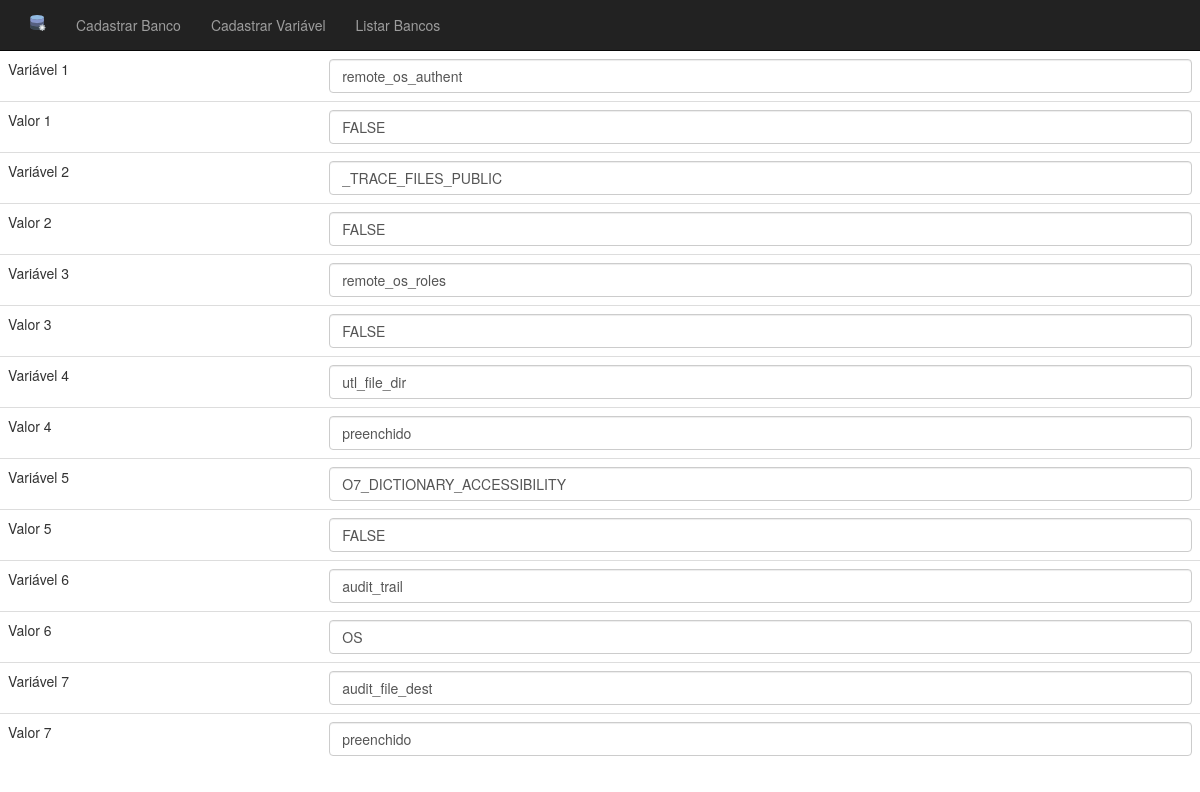
The app's page /view/alterar-banco.php?id=6 with its own data.
### tables this page shows
CREATE TABLE `vref` (
  `idVref` int(11) NOT NULL,
  `idBanco` int(11) NOT NULL,
  `nome` varchar(255) DEFAULT NULL,
  `valor` varchar(255) DEFAULT NULL
);

### Conexao/conexao.php (called while the page is built)
<?php
class Conexao{
	public static function getConexao(){
	$pdo = new \PDO('mysql:host=localhost;dbname=tcc','root','');
		$pdo->setAttribute(\PDO::ATTR_ERRMODE, \PDO::ERRMODE_EXCEPTION);
		return $pdo;
	}
}

### DAO/variavelDAO.php (called while the page is built, shortened)
<?php
class variavelDAO{
	private $conexao;
	function __construct($conexao){
		$this->conexao = $conexao;
	}
	function buscaVar($id){
		$query = "SELECT * FROM vref WHERE vref.idBanco = :id;";
		$stm = $this->conexao->prepare($query);
		$stm->bindValue(":id", $id);
		$stm->execute();
		$variaveis = array();
		while ($variavel = $stm->fetchall(PDO::FETCH_CLASS,'Variavel')) {
			array_push($variaveis, $variavel);
		}
		return $variaveis;
	}
}

### Classes/Variavel.php (called while the page is built, shortened)
<?php
class Variavel{
	private $nome;
	private $valor;
	public function getNome(){
		return $this->nome;
	}
	public function getValor(){
		return $this->valor;
	}
}

### view/alterar-banco.php (the view, shortened to what this page needs)
<?php
require_once("cabecalho.php");
require_once("../Conexao/conexao.php");
require_once("../DAO/variavelDAO.php");
$con = new Conexao();
$variavelDAO = new variavelDAO($con->getConexao());
$id = $_GET['id'];
$variaveis = $variavelDAO->buscaVar($id);
?>
    <table class="table">
    <form>
    <?php
    foreach($variaveis as $variavel) :
            for ($i=0; $i < count($variavel); $i++) :
    ?>
        <tr>
                   <td>Variável <?=$i+1?></td>
                       <td>
                           <input class="form-control" type="text" name="nome" value="<?=$variavel[$i]->getNome()?>">
                       </td>
                </tr>
                <tr>
                    <td>Valor <?=$i+1?></td>
                    <td>
                        <input class="form-control" type="text" name="valor" value="<?=$variavel[$i]->getValor()?>">
                    </td>
                </tr>
                <?php
                	endfor;
            endforeach;
                ?>
                </form>
    </table>
<?php
require_once("rodape.php");
?>

### view/cabecalho.php (shortened to what this page needs)
<!DOCTYPE html>
<html lang="br">
<head>
    <link rel="stylesheet" href="../bootstrap-3.3.7-dist/css/normalize.css">
    <link rel="stylesheet" href="../bootstrap-3.3.7-dist/css/bootstrap.min.css">
    <link rel="stylesheet" href="../bootstrap-3.3.7-dist/css/ajustes.css">
</head>
<body>
    <div class="navbar navbar-inverse navbar-fixed-top">
		<div class="container">
			<div class="navbar-header">
				<a class="navbar-brand" href="#"><img src="../img/database.png"></a>
			</div>
			<div>
				<ul class="nav navbar-nav">
					<li><a href="../view/cadastro_banco.php">Cadastrar Banco</a></li>
					<li><a href="../view/cadastro_var.php">Cadastrar Variável</a></li>
					<li><a href="../view/lista_banco.php">Listar Bancos</a></li>
				</ul>
			</div>
		</div>
	</div>

### view/rodape.php
<script src="https://ajax.googleapis.com/ajax/libs/jquery/1.12.4/jquery.min.js"></script><script src="../bootstrap-3.3.7-dist/js/bootstrap.min.js"></script></body></html>

### records on screen
vref: nome "remote_os_authent", valor "FALSE"
vref: nome "_TRACE_FILES_PUBLIC", valor "FALSE"
vref: nome "remote_os_roles", valor "FALSE"
vref: nome "utl_file_dir", valor "preenchido"
vref: nome "O7_DICTIONARY_ACCESSIBILITY", valor "FALSE"
vref: nome "audit_trail", valor "OS"
vref: nome "audit_file_dest", valor "preenchido"
